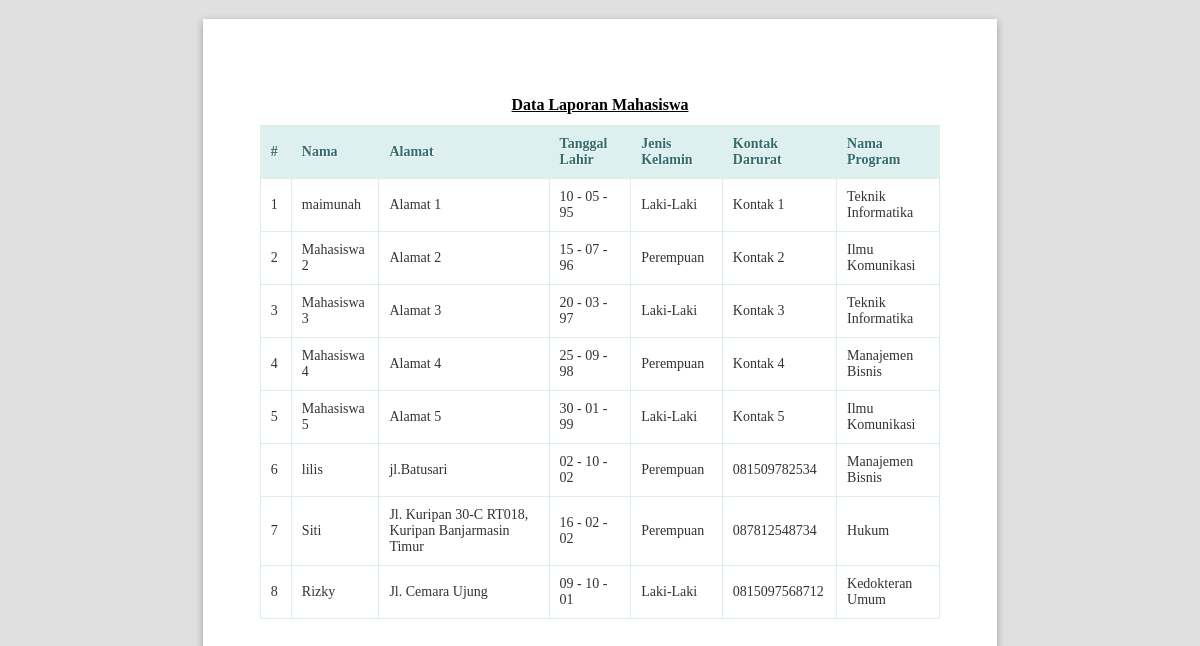
Before: /mahasiswa/lihatlaporan (signed in) with the older database file.
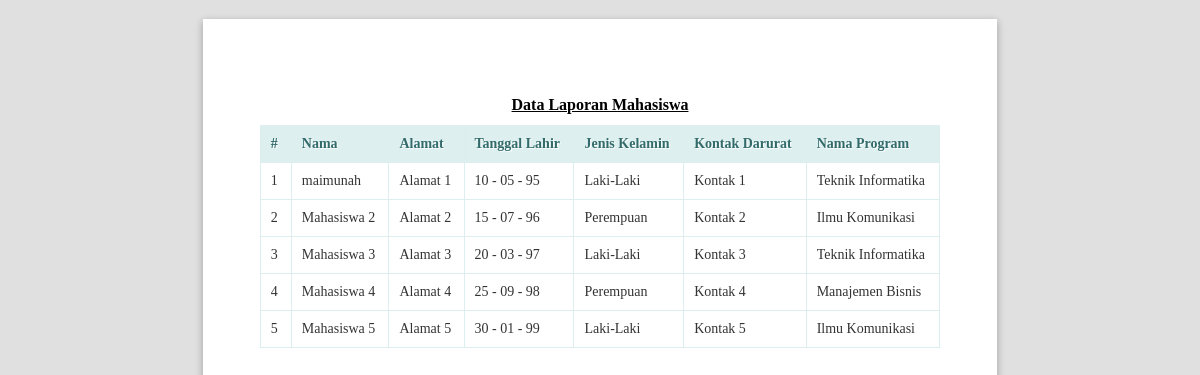
After: the same page with the newer database file.
### tables this page shows
CREATE TABLE `mahasiswa` (
  `MahasiswaID` int NOT NULL,
  `Nama` varchar(100) NOT NULL,
  `Alamat` varchar(255) DEFAULT NULL,
  `TanggalLahir` date DEFAULT NULL,
  `JenisKelamin` varchar(10) DEFAULT NULL,
  `KontakDarurat` varchar(50) DEFAULT NULL,
  `ProgramStudiID` int DEFAULT NULL
);

CREATE TABLE `programstudi` (
  `ProgramStudiID` int NOT NULL,
  `NamaProgram` varchar(100) NOT NULL,
  `FakultasID` int DEFAULT NULL
);

### app/core/Controller.php (called while the page is built, shortened)
<?php
class Controller
{
    public function view($view, $data = [])
    {
        require_once '../app/views/' . $view . '.php';
    }
    public function model($model)
    {
        return new $model;
    }
}

### app/controllers/Mahasiswa.php (called while the page is built, shortened)
<?php
class Mahasiswa extends Controller
{
    public function lihatlaporan()
    {
        $data['title'] = 'Data Laporan Mahasiswa';
        $data['mahasiswa'] = $this->model('MahasiswaModel')->getAllMahasiswa();
        $this->view('mahasiswa/lihatlaporan', $data);
    }
}

### app/core/App.php (called while the page is built, shortened)
<?php
class App
{
    protected $method = 'index';
    protected $params = [];
    public function __construct()
    {
        $url = $this->parseURL();
        if (is_array($url) && isset($url[0]) && file_exists('../app/controllers/' . $url[0] . '.php')) {
            unset($url[0]);
        }
        $this->controller = new $this->controller;
        if (isset($url[1])) {
            if (method_exists($this->controller, $url[1])) {
                $this->method = $url[1];
            }
        }
        call_user_func_array([$this->controller, $this->method], $this->params);
    }
    public function parseURL()
    {
        if (isset($_GET['url'])) {
            $url = rtrim($_GET['url'], '/');
            $url = filter_var($url, FILTER_SANITIZE_URL);
            $url = explode('/', $url);
            return $url;
        }
    }
}

### public/index.php (called while the page is built, shortened)
<?php
$app = new App;

### app/core/Database.php (called while the page is built, shortened)
<?php
class Database
{
    private $host = DB_HOST;
    private $user = DB_USER;
    private $pass = DB_PASS;
    private $dbnm = DB_NAME;
    private $dbh;
    private $stmt;
    public function __construct()
    {
        $dsn = 'mysql:host=' . $this->host . ';dbname=' . $this->dbnm;
        $option = [
            PDO::ATTR_PERSISTENT => true,
            PDO::ATTR_ERRMODE => PDO::ERRMODE_EXCEPTION
        ];
        try {
            $this->dbh = new PDO($dsn, $this->user, $this->pass, $option);
        } catch (PDOException $e) {
            die($e->getMessage());
        }
    }
    public function query($query)
    {
        $this->stmt = $this->dbh->prepare($query);
    }
    public function execute()
    {
        $this->stmt->execute();
    }
    public function resultSet()
    {
        $this->execute();
        return $this->stmt->fetchAll(PDO::FETCH_ASSOC);
    }
}

### app/models/MahasiswaModel.php (called while the page is built, shortened)
<?php
class MahasiswaModel
{
    private $table = 'mahasiswa';
    private $db;
    public function __construct()
    {
        $this->db = new Database;
    }
    public function getAllMahasiswa()
    {
        $this->db->query('SELECT mahasiswa.*, programstudi.NamaProgram FROM ' . $this->table . ' JOIN programstudi ON programstudi.ProgramStudiID = mahasiswa.ProgramStudiID');
        return $this->db->resultSet();
    }
}

### app/views/mahasiswa/lihatlaporan.php (the view, shortened to what this page needs)
<!DOCTYPE html>
<html lang="en">
<head>
    <link rel="stylesheet" href="<?= base_url ?>/dist/js/normalize.min.css">
    <link rel="stylesheet" href="<?= base_url ?>/dist/css/paper.css">
</head>
<body class="A4 potrait">
    <section class="sheet padding-15mm">
        <h1 class="center" style="text-decoration: underline;margin-top: 20px;"><?= $data['title'] ?></h1>
        <table class="table">
            <thead>
                <tr>
                    <th style="width: 10px">#</th>
                    <th>Nama</th>
                    <th>Alamat</th>
                    <th>Tanggal Lahir</th>
                    <th>Jenis Kelamin</th>
                    <th>Kontak Darurat</th>
                    <th>Nama Program</th>
                </tr>
            </thead>
            <tbody>
                <?php $no = 1; ?>
                <?php foreach ($data['mahasiswa'] as $row) : ?>
                    <tr>
                        <td><?= $no; ?></td>
                        <td><?= $row['Nama']; ?></td>
                        <td><?= $row['Alamat']; ?></td>
                        <td><?= date('d - m - y', strtotime($row['TanggalLahir'])); ?></td>
                        <td><?= $row['JenisKelamin']; ?></td>
                        <td><?= $row['KontakDarurat']; ?></td>
                        <td><?= $row['NamaProgram']; ?></td>
                    </tr>
                <?php $no++;
                endforeach; ?>
            </tbody>
        </table>
    </section>
</body>
</html>

Changed rows visible on the page:
removed mahasiswa: Nama "lilis", Alamat "jl.Batusari", TanggalLahir "02 - 10 - 02", JenisKelamin "Perempuan", KontakDarurat "081509782534", ProgramStudiID.NamaProgram "Manajemen Bisnis"
removed mahasiswa: Nama "Siti", Alamat "Jl. Kuripan 30-C RT018, Kuripan Banjarmasin Timur", TanggalLahir "16 - 02 - 02", JenisKelamin "Perempuan", KontakDarurat "087812548734", ProgramStudiID.NamaProgram "Hukum"
removed mahasiswa: Nama "Rizky", Alamat "Jl. Cemara Ujung", TanggalLahir "09 - 10 - 01", JenisKelamin "Laki-Laki", KontakDarurat "0815097568712", ProgramStudiID.NamaProgram "Kedokteran Umum"
